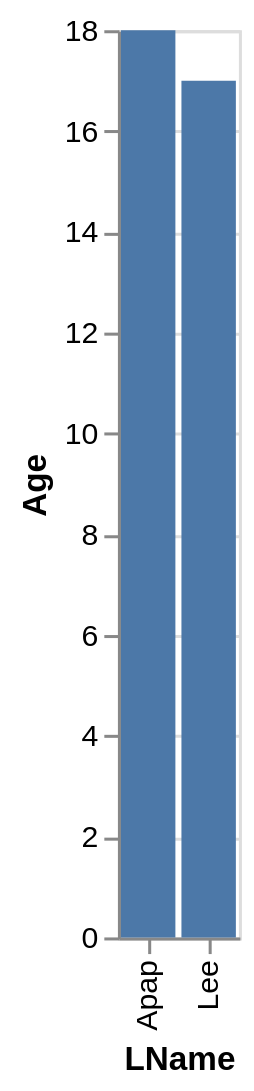

Express this chart as Vega-Lite.
### Vega-Lite specification from a JSON file in a GitHub repository (floating-point values rounded to 4 significant figures)
{"data": {"values": [{"x_data": "Apap", "y_data": 18}, {"x_data": "Lee", "y_data": 17}]}, "mark": "bar", "encoding": {"x": {"field": "x_data", "type": "nominal", "title": "LName", "sort": "ascending"}, "y": {"field": "y_data", "type": "quantitative", "title": "Age"}}}
